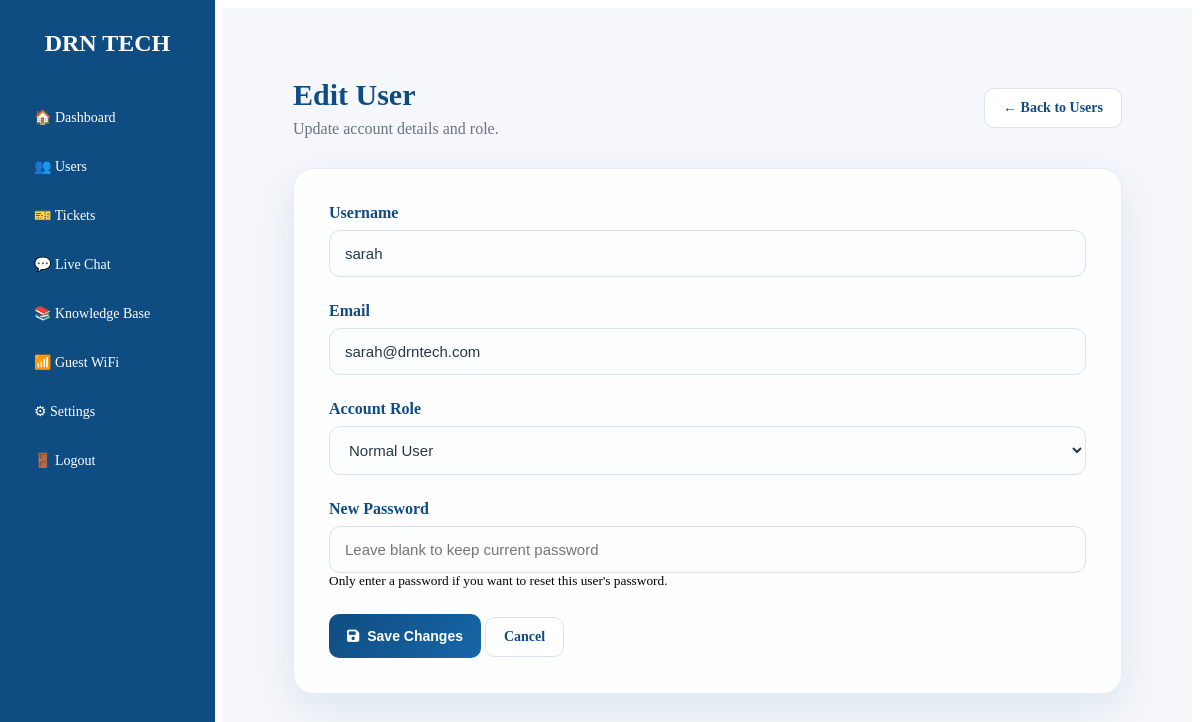
The app's page /admin/users/3/edit (signed in) with its own data.
### app.py (models this page shows, shortened)
class User(UserMixin, db.Model):
    id = db.Column(
        db.Integer,
        primary_key=True,
    )
    username = db.Column(
        db.String(100),
        nullable=False,
    )
    email = db.Column(
        db.String(120),
        unique=True,
        nullable=False,
    )
    password = db.Column(
        db.String(255),
        nullable=False,
    )
    is_admin = db.Column(
        db.Boolean,
        default=False,
        nullable=False,
    )
    is_active = db.Column(
        db.Boolean,
        default=True,
        nullable=False,
    )

### app.py (the view, shortened to what this page needs)
@app.route(
    "/admin/users/<int:user_id>/edit",
    methods=["GET", "POST"],
)
@admin_required
def edit_user(user_id):
    user = User.query.get_or_404(
        user_id
    )
    return render_template(
        "admin/edit_user.html",
        user=user,
    )

### app.py (called while the page is built, shortened)
@login_manager.user_loader
def load_user(user_id):
    user = db.session.get(User, int(user_id))
    if not user:
        return None
    if not user.is_active:
        return None
    return user

def admin_required(f):
    @wraps(f)
    @login_required
    def decorated_function(*args, **kwargs):
        return f(*args, **kwargs)
    return decorated_function

### templates/admin/edit_user.html (shortened to what this page needs)
{% extends "base.html" %}
{% block content %}
<div class="admin-page">
    <div class="admin-header">
        <div>
            <h1>Edit User</h1>
            <p>
                Update account details and role.
            </p>
        </div>
        <a
            href="{{ url_for('admin_users') }}"
            class="secondary-action-btn"
        >
            ← Back to Users
        </a>
    </div>
    <div class="admin-card">
        <form
            method="POST"
            class="ticket-form"
        >
            <div class="input-group">
                <label for="username">
                    Username
                </label>
                <input
                    type="text"
                    id="username"
                    name="username"
                    value="{{ user.username }}"
                    required
                >
            </div>
            <div class="input-group">
                <label for="email">
                    Email
                </label>
                <input
                    type="email"
                    id="email"
                    name="email"
                    value="{{ user.email }}"
                    required
                >
            </div>
            <div class="input-group">
                <label for="role">
                    Account Role
                </label>
                <select
                    id="role"
                    name="role"
                    required
                >
                    <option
                        value="user"
                        {% if not user.is_admin %}selected{% endif %}
                    >
                        Normal User
                    </option>
                </select>
            </div>
            <div class="input-group">
    <label for="new_password">
        New Password
    </label>
    <input
        type="password"
        id="new_password"
        name="new_password"
        placeholder="Leave blank to keep current password"
    >
    <small>
        Only enter a password if you want to reset this user's password.
    </small>
</div>
            <div class="settings-actions">
                <button
                    type="submit"
                    class="admin-status-btn"
                >
                    <i class="fa-solid fa-floppy-disk"></i>
                    Save Changes
                </button>
                <a
                    href="{{ url_for('admin_users') }}"
                    class="secondary-action-btn"
                >
                    Cancel
                </a>
            </div>
        </form>
    </div>
</div>
{% endblock %}

### static/css/dashboard.css (style rules this page uses)
.ticket-form { background: rgba(255, 255, 255, 0.94); border: 1px solid #e2edf6; border-radius: 20px; padding: 35px; box-shadow: 0 15px 45px rgba(15, 76, 129, 0.10); }
.ticket-form .input-group { margin-bottom: 25px; }
.ticket-form label { display: block; margin-bottom: 8px; color: #0F4C81; font-weight: 600; }
.ticket-form input, .ticket-form textarea, .ticket-form select { width: 100%; box-sizing: border-box; padding: 14px 15px; border: 1px solid #d7e4ef; border-radius: 11px; background: #fbfdff; color: #273746; font-size: 15px; outline: none; transition: all 0.25s ease; }
.ticket-form select { cursor: pointer; }
.secondary-action-btn { display: inline-flex; align-items: center; justify-content: center; gap: 8px; padding: 11px 18px; border: 1px solid #d7e4ef; border-radius: 10px; background: #ffffff; color: #0F4C81; font-size: 14px; font-weight: 600; text-decoration: none; cursor: pointer; transition: all 0.25s ease; }

### static/css/admin.css (style rules this page uses)
.admin-page { padding: 30px; }
.admin-header { display: flex; justify-content: space-between; align-items: center; gap: 20px; margin-bottom: 30px; }
.admin-header h1 { margin: 0 0 8px; color: #0F4C81; font-size: 30px; }
.admin-header p { margin: 0; color: #6b7280; }
.admin-status-btn { display: inline-flex; align-items: center; justify-content: center; gap: 8px; min-height: 44px; padding: 11px 18px; border: none; border-radius: 10px; background: linear-gradient( 135deg, #0F4C81, #1767A8 ); color: #ffffff; font-size: 14px; font-weight: 600; cursor: pointer; transition: all 0.25s ease; }

### records on screen
User: username "sarah", email "sarah@drntech.com", role "Normal User"
